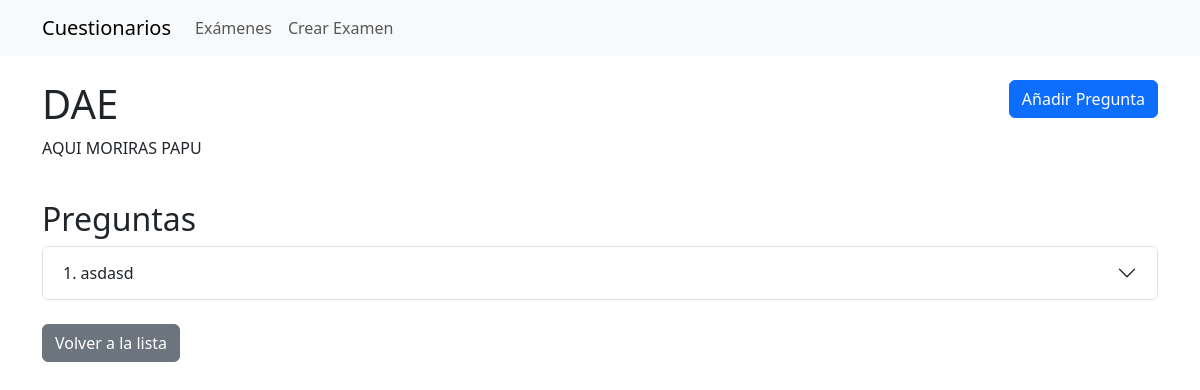
The app's page /exam/2/ with its own data.
### quiz/models.py (models this page shows, shortened)
class Exam(models.Model):
    title = models.CharField(max_length=200, verbose_name="Título")
    description = models.TextField(blank=True, verbose_name="Descripción")
    created_date = models.DateTimeField(auto_now_add=True)

class Question(models.Model):
    exam = models.ForeignKey(Exam, on_delete=models.CASCADE, related_name='questions')
    text = models.TextField(verbose_name="Texto de la pregunta")

### quiz/views.py (the view)
# urls.py: path('exam/<int:exam_id>/', views.exam_detail, name='exam_detail'),
def exam_detail(request, exam_id):
    exam = get_object_or_404(Exam, id=exam_id)
    questions = exam.questions.all().prefetch_related('choices')
    return render(request, 'quiz/exam_detail.html', {'exam': exam, 'questions': questions})

### quiz/templates/quiz/exam_detail.html (shortened to what this page needs)
{% extends "base.html" %}
{% block content %}
<div class="row mb-4">
    <div class="col-md-8">
        <h1>{{ exam.title }}</h1>
        <p>{{ exam.description }}</p>
    </div>
    <div class="col-md-4 text-end">
        <a href="{% url 'question_create' exam.id %}" class="btn btn-primary">Añadir Pregunta</a>
    </div>
</div>
<div class="mb-4">
    <h2>Preguntas</h2>
    {% if questions %}
        <div class="accordion" id="accordionQuestions">
            {% for question in questions %}
                <div class="accordion-item">
                    <h2 class="accordion-header">
                        <button class="accordion-button collapsed" type="button" data-bs-toggle="collapse" data-bs-target="#collapse{{ question.id }}">
                            {{ forloop.counter }}. {{ question.text }}
                        </button>
                    </h2>
                </div>
            {% endfor %}
        </div>
    {% else %}
        <div class="alert alert-info">
            Este examen no tiene preguntas todavía.
            <a href="{% url 'question_create' exam.id %}">Añade la primera pregunta</a>
        </div>
    {% endif %}
</div>
<div>
    <a href="{% url 'exam_list' %}" class="btn btn-secondary">Volver a la lista</a>
</div>
{% endblock %}

### records on screen
Exam: title "DAE", description "AQUI MORIRAS PAPU"
Question: text "asdasd"
